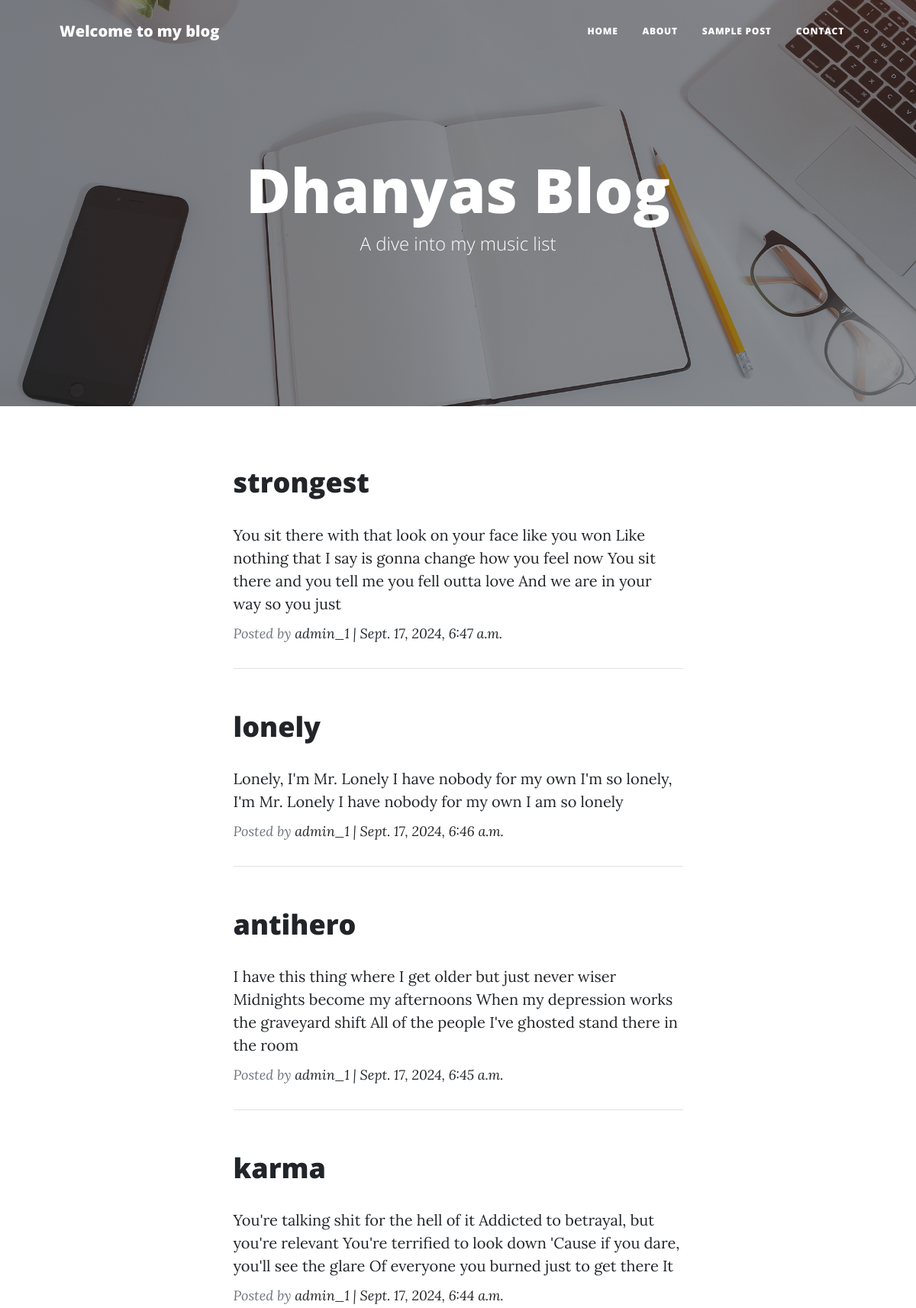
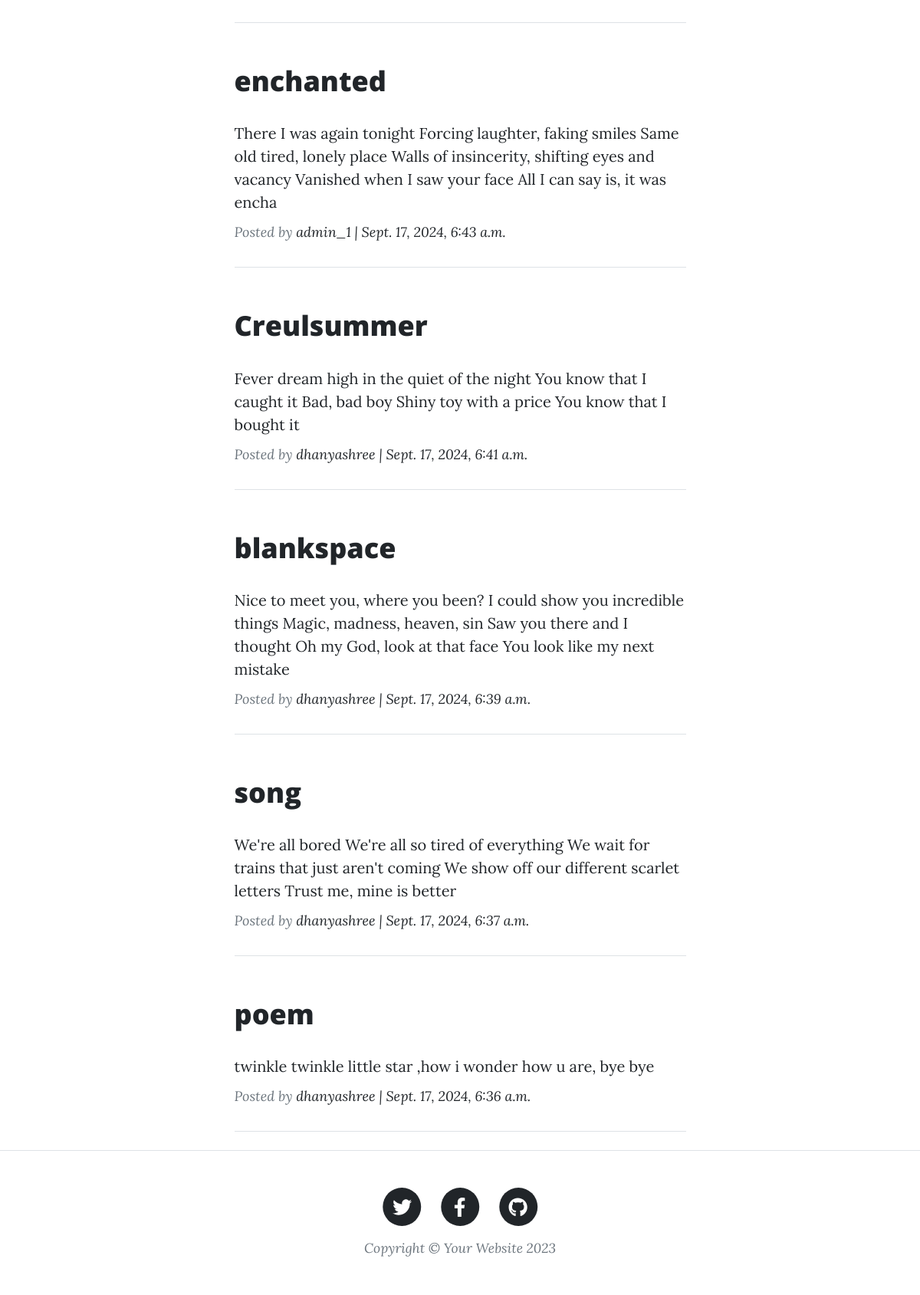
The page / on the database its author committed (2 pictures, top to bottom).
### blog/models.py (models this page shows, shortened)
class Post(models.Model):
    title = models.CharField(max_length=200, unique=True)
    slug = models.SlugField(max_length=200,unique=True)
    author = models.ForeignKey(User,on_delete=models.CASCADE,related_name='blog_posts')
    content = models.TextField()
    updated_on = models.DateTimeField(auto_now=True)
    created_on = models.DateTimeField(auto_now_add=True)
    status = models.IntegerField(choices=STATUS,default=0)
    class Meta:
        ordering = ['-created_on']

### blog/views.py (the view)
# urls.py: path('', views.PostList.as_view(),name='home'),
class PostList(generic.ListView):
    queryset = Post.objects.filter(status=1).order_by('-created_on')
    template_name = 'blog/index.html'

### templates/blog/index.html (shortened to what this page needs)
{% load static %}
<!DOCTYPE html>
<html lang="en">
    <head>
        <link href="{% static 'css/styles.css' %}" rel="stylesheet" />
    </head>
    <body>
        <nav class="navbar navbar-expand-lg navbar-light" id="mainNav">
            <div class="container px-4 px-lg-5">
                <a class="navbar-brand" href="index.html">Welcome to my blog</a>
                <div class="collapse navbar-collapse" id="navbarResponsive">
                    <ul class="navbar-nav ms-auto py-4 py-lg-0">
                        <li class="nav-item"><a class="nav-link px-lg-3 py-3 py-lg-4" href="index.html">Home</a></li>
                        <li class="nav-item"><a class="nav-link px-lg-3 py-3 py-lg-4" href="about.html">About</a></li>
                        <li class="nav-item"><a class="nav-link px-lg-3 py-3 py-lg-4" href="post.html">Sample Post</a></li>
                        <li class="nav-item"><a class="nav-link px-lg-3 py-3 py-lg-4" href="contact.html">Contact</a></li>
                    </ul>
                </div>
            </div>
        </nav>
        <header class="masthead" style="background-image: url('{% static 'assets/img/home-bg.jpg'%}')">
            <div class="container position-relative px-4 px-lg-5">
                <div class="row gx-4 gx-lg-5 justify-content-center">
                    <div class="col-md-10 col-lg-8 col-xl-7">
                        <div class="site-heading">
                            <h1>Dhanyas Blog</h1>
                            <span class="subheading">A dive into my music list</span>
                        </div>
                    </div>
                </div>
            </div>
        </header>
        <div class="container px-4 px-lg-5">
            <div class="row gx-4 gx-lg-5 justify-content-center">
              {% for post in post_list %}
                <div class="col-md-10 col-lg-8 col-xl-7">
                    <div class="post-preview">
                        <a href="{% url 'post_detail' post.slug %}">
                            <h2 class="post-title">{{post.title}}</h2>
                            <p class="post-subtitle">{{post.content|striptags|safe|slice:":200"}}</p>
                        </a>
                        <p class="post-meta">
                            Posted by
                            <a href="#!">{{post.author}} | {{post.created_on}}</a>
                        </p>
                    </div>
                    <hr class="my-4" />
                </div>
                {% endfor %}
            </div>
        </div>
        <footer class="border-top">
            <div class="container px-4 px-lg-5">
                <div class="row gx-4 gx-lg-5 justify-content-center">
                    <div class="col-md-10 col-lg-8 col-xl-7">
                        <ul class="list-inline text-center">
                            <li class="list-inline-item">
                                <a href="#!">
                                    <span class="fa-stack fa-lg">
                                        <i class="fas fa-circle fa-stack-2x"></i>
                                        <i class="fab fa-twitter fa-stack-1x fa-inverse"></i>
                                    </span>
                                </a>
                            </li>
                            <li class="list-inline-item">
                                <a href="#!">
                                    <span class="fa-stack fa-lg">
                                        <i class="fas fa-circle fa-stack-2x"></i>
                                        <i class="fab fa-facebook-f fa-stack-1x fa-inverse"></i>
                                    </span>
                                </a>
                            </li>
                            <li class="list-inline-item">
                                <a href="#!">
                                    <span class="fa-stack fa-lg">
                                        <i class="fas fa-circle fa-stack-2x"></i>
                                        <i class="fab fa-github fa-stack-1x fa-inverse"></i>
                                    </span>
                                </a>
                            </li>
                        </ul>
                        <div class="small text-center text-muted fst-italic">Copyright &copy; Your Website 2023</div>
                    </div>
                </div>
            </div>
        </footer>
    </body>
</html>

### rows shown on the page
Post: title "strongest", content "You sit there with that look on your face like you won Like nothing that I say is gonna change how you feel now You sit there and you tell me you fell outta love And we are in your way so you just", author "admin_1", created_on "Sept. 17, 2024, 6:47 a.m."
Post: title "lonely", content "Lonely, I'm Mr. Lonely I have nobody for my own I'm so lonely, I'm Mr. Lonely I have nobody for my own I am so lonely", author "admin_1", created_on "Sept. 17, 2024, 6:46 a.m."
Post: title "antihero", content "I have this thing where I get older but just never wiser Midnights become my afternoons When my depression works the graveyard shift All of the people I've ghosted stand there in the room", author "admin_1", created_on "Sept. 17, 2024, 6:45 a.m."
Post: title "karma", content "You're talking shit for the hell of it Addicted to betrayal, but you're relevant You're terrified to look down 'Cause if you dare, you'll see the glare Of everyone you burned just to get there It", author "admin_1", created_on "Sept. 17, 2024, 6:44 a.m."
Post: title "enchanted", content "There I was again tonight Forcing laughter, faking smiles Same old tired, lonely place Walls of insincerity, shifting eyes and vacancy Vanished when I saw your face All I can say is, it was encha", author "admin_1", created_on "Sept. 17, 2024, 6:43 a.m."
Post: title "Creulsummer", content "Fever dream high in the quiet of the night You know that I caught it Bad, bad boy Shiny toy with a price You know that I bought it", author "dhanyashree", created_on "Sept. 17, 2024, 6:41 a.m."
Post: title "blankspace", content "Nice to meet you, where you been? I could show you incredible things Magic, madness, heaven, sin Saw you there and I thought Oh my God, look at that face You look like my next mistake", author "dhanyashree", created_on "Sept. 17, 2024, 6:39 a.m."
Post: title "song", content "We're all bored We're all so tired of everything We wait for trains that just aren't coming We show off our different scarlet letters Trust me, mine is better", author "dhanyashree", created_on "Sept. 17, 2024, 6:37 a.m."
Post: title "poem", content "twinkle twinkle little star ,how i wonder how u are, bye bye", author "dhanyashree", created_on "Sept. 17, 2024, 6:36 a.m."
